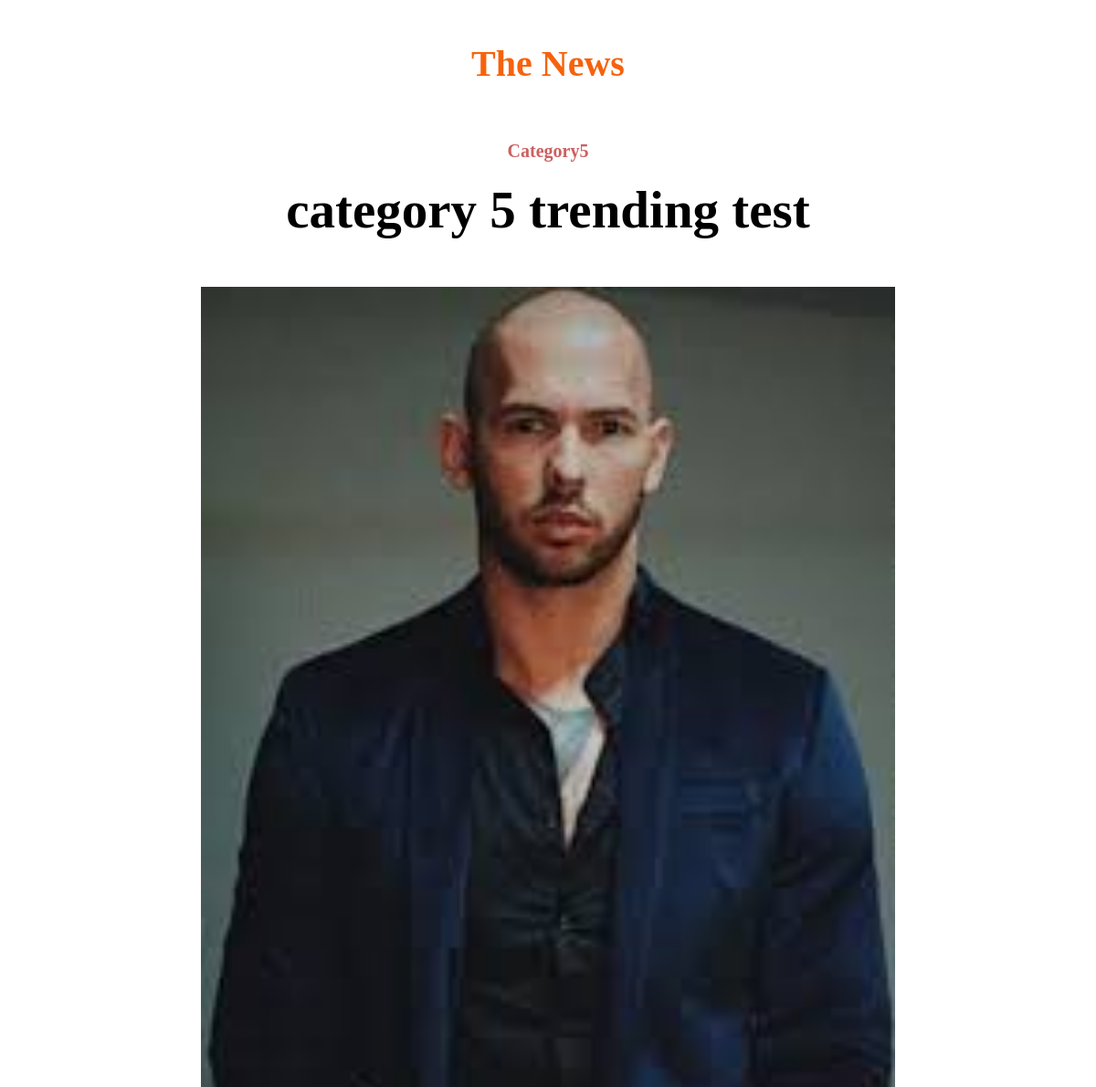
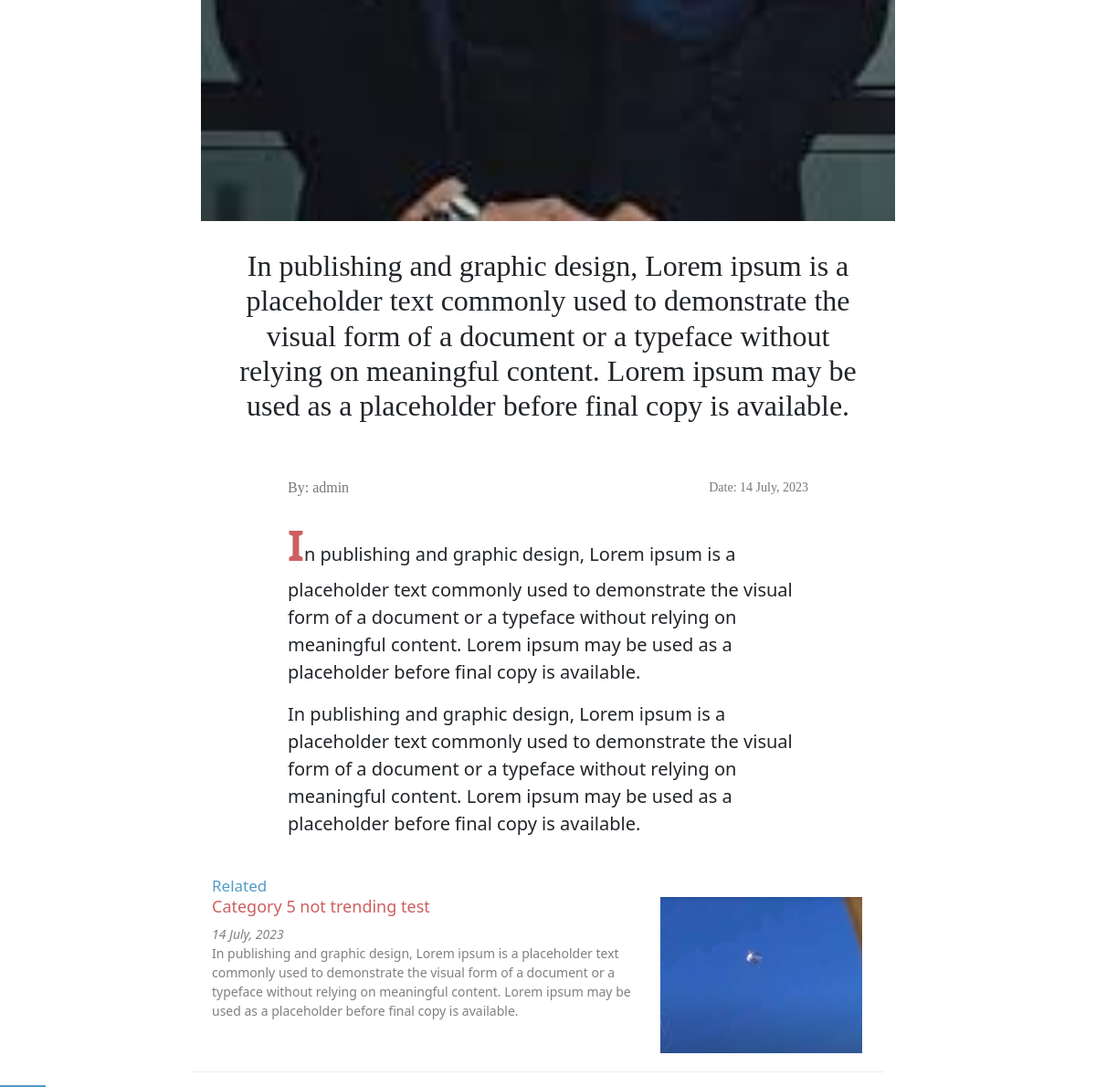
/post_details/7/, run on the app's committed database (2 pictures, top to bottom).
### news/models.py (models this page shows, shortened)
class Post_Category(models.Model):
    title = models.CharField(max_length=200)
    class Meta:
        verbose_name_plural = 'Post_Category'

class Post(models.Model):
    user = models.ForeignKey(User, on_delete=models.CASCADE)
    category = models.ForeignKey(
        Post_Category, on_delete=models.CASCADE)
    if_trending = models.BooleanField(default=False)
    title = models.CharField(max_length=300)
    image = models.ImageField(upload_to='media/')
    introduction = models.TextField(validators=[validate_introduction])
    details = models.TextField()
    admin_evaluation = models.BooleanField(default=False)
    class Meta:
        verbose_name_plural = 'Post'

class User(AbstractUser):
    if_journalist = models.BooleanField(default=False)

class ApprovedPost(models.Model):
    post = models.OneToOneField(
        Post, on_delete=models.CASCADE, null=True)
    time_posted = models.DateTimeField(auto_now_add=True)

### news/views.py (the view)
# urls.py: path('post_details/<int:post_id>/', views.Post_details, name='post_details'),
def Post_details(request, post_id):
    post = get_object_or_404(Post, id=post_id)
    related_content = Post.objects.filter(
        category=post.category,
        approvedpost__isnull=False
    ).exclude(id=post.id).order_by('?')[:3]
    details_html = markdown_to_html(post.details)
    try:
        approved_post1 = ApprovedPost.objects.get(post_id=post_id)
        time_posted = approved_post1.time_posted
    except ObjectDoesNotExist:
        time_posted = "N/A"
    context = {
        'author': post.user.username,
        'post_id': post_id,
        'time_posted': time_posted,
        'category': post.category.title,
        'title': post.title,
        'image': post.image.url,
        'introduction': post.introduction,
        'details': details_html,
        'related_content': related_content,
    }
    if request.method == 'POST' and post.user == request.user:
        deleted_title = post.title
        deleted_category = post.category.title
        post.delete()
        success_message = f'Your article titled "{deleted_title}" in the category "{deleted_category}" has been deleted successfully.'
        return render(request, 'news/success.html', {'message': success_message})
    return render(request, 'news/post_details.html', context)

### news/views.py (called while the page is built)
def markdown_to_html(markdown_text):
    html = markdown.markdown(markdown_text)
    html = re.sub(
        r'^(.*?<p>)(.)(.*)',
        r'\1<span class="first-letter">\2</span>\3',
        html,
        count=1,
        flags=re.DOTALL
    )
    return html

### news/templates/news/post_details.html (shortened to what this page needs)
{% load static %}
<html lang="en">
	<head>
		<link rel="stylesheet" href="{% static 'article.css' %}" />
		<link
			rel="stylesheet"
			href="https://cdnjs.cloudflare.com/ajax/libs/font-awesome/5.15.3/css/all.min.css"
		/>
		<link
			rel="stylesheet"
			href="https://cdnjs.cloudflare.com/ajax/libs/font-awesome/6.0.0-beta3/css/all.min.css"
		/>
		<link rel="stylesheet" href="{% static 'bootstrap.min.css' %}" />
	</head>
	<body>
		<header>
			<div class="header-container">
				<a class="logo" href="{% url 'news:index' %}">The News</a>
			</div>
			<div class="article-titles-wrap">
				<div class="article-category">
					<p class="category">{{ category }}</p>
				</div>
				<h2 class="article-title">{{ title }}</h2>
			</div>
		</header>
		<main>
			<article>
				<img width="1200" height="800" src="{{ image }}" alt="Article Image" />
				<div class="article-introduction">
					<h2 class="article-subtitle">{{ introduction }}</h2>
				</div>
				<div class="article-content">
					<div class="meta">
						<p class="author">By: {{ author }}</p>
						{% if time_posted %}
						<p class="date">Date: {{ time_posted|date:"d F, Y" }}</p>
						{% else %}
						<p class="date">Date: N/A</p>
						{% endif %}
					</div>
					<div id="post-details">{{ details|safe }}</div>
				</div>
			</article>
			<div class="container section mt-4">
				<div class="section-title">
					<span>Related</span>
				</div>
				<div class="row">
					{% for related_post in related_content %}
					<div class="row mb-3 bb-1 pt-0">
						<div class="col-md-8 col-lg-8 col-sm-12 col-xs-12">
							<div class="row">
								<div class="col-12 related-post">
									<h5 class="related-post-title">
										<a
											href="{% url 'news:post_details' post_id=related_post.id %}"
										>
											{{ related_post.title }}
										</a>
									</h5>
									<small class="related-post-date"
										>{{ time_posted|date:"d F, Y" }}</small
									>
									<p class="related-post-summary">
										{{ related_post.introduction }}
									</p>
								</div>
							</div>
						</div>
						<div
							class="col-md-4 col-lg-4 col-sm-12 col-xs-12 d-flex justify-content-end"
						>
							<img class="thumb ml-2" src="{{ related_post.image.url }}" />
						</div>
					</div>
					{% endfor %}
				</div>
			</div>
		</main>
	</body>
</html>

### news/static/article.css (style rules this page uses)
a { color: #cc6060; text-decoration: none !important; }
body { font-family: Nocturno; margin: 0; padding: 0; }
p { font-size: 20px; }
header { background-color: #fff; text-align: center; padding: 20px; }
.header-container { margin-bottom: 30px; margin-top: 20px; text-align: center; }
.logo { font-size: 40px; font-family: "GT America Standard Regular"; font-weight: bold; text-align: center; margin: 0; color: #f7620c !important; text-decoration: none; }
.article-titles-wrap { padding: 20px; }
.article-titles-wrap h2 { font-size: 57px; font-family: "GT America Standard Bold"; font-weight: bold; color: #000; }
.category { font-family: "GT America Standard Regular"; font-weight: bold; color: #cc6060; }
.article-title { margin-top: 0; margin-bottom: 0; padding-bottom: 10px; }
.article-introduction { display: -webkit-box; display: -webkit-flex; display: -ms-flexbox; display: flex; -webkit-box-pack: justify; -webkit-justify-content: space-between; -ms-flex-pack: justify; justify-content: space-between; -webkit-box-align: start; -webkit-align-items: flex-start; -ms-flex-align: start; align-items: flex-start; margin-bottom: 20px; text-align: center; font-family: "GT America Standard Regular"; font-weight: bold; }
.article-subtitle { padding: 30px; }
main { max-width: 800px; margin: 0 auto; padding: 0 20px; }
article { margin-bottom: 40px; }
.section-title span { font-weight: 400; font-size: 17px; color: #519ac5fc; margin-bottom: 20px; }
.section-title span:after { content: ""; position: absolute; background: #519ac5fc; width: 50px; height: 2px; left: 0; bottom: 0; }
.bb-1 { padding: 20px 0px; border-bottom: 1px solid #eee; }
img { max-width: 100%; height: auto; display: block; margin: 0 auto; }
.article-content { max-width: 75%; margin: 0 auto; }
.related-post { margin-bottom: 20px !important; }
.related-post-title a { color: #cc6060 !important; font-size: 18px; margin-bottom: 5px !important; }
.related-post-date { color: gray !important; font-size: 14px; font-style: italic !important; }
.related-post-summary { color: gray !important; font-size: 14px; }
.first-letter { font-size: 2.3em !important; font-weight: bold !important; color: #cc6060 !important; }
.meta { display: flex; justify-content: space-between; align-items: center; margin-top: 20px; }
.author { font-family: "Nocturno Display", serif; font-size: 16px; color: #777; }
.date { font-family: "Nocturno Display", serif; font-size: 14px; color: #777; }

### data on the page
Post_Category: title "Category5"
Post: title "category 5 trending test", introduction "In publishing and graphic design, Lorem ipsum is a placeholder text commonly used to demonstrate the visual form of a document or a typeface without relying on meaningful content. Lorem ipsum may be used as a placeholder before final copy is available."
User: username "admin"
ApprovedPost: time_posted "14 July, 2023"
Post: title "Category 5 not trending test", introduction "In publishing and graphic design, Lorem ipsum is a placeholder text commonly used to demonstrate the visual form of a document or a typeface without relying on meaningful content. Lorem ipsum may be used as a placeholder before final copy is available.", image (picture)
